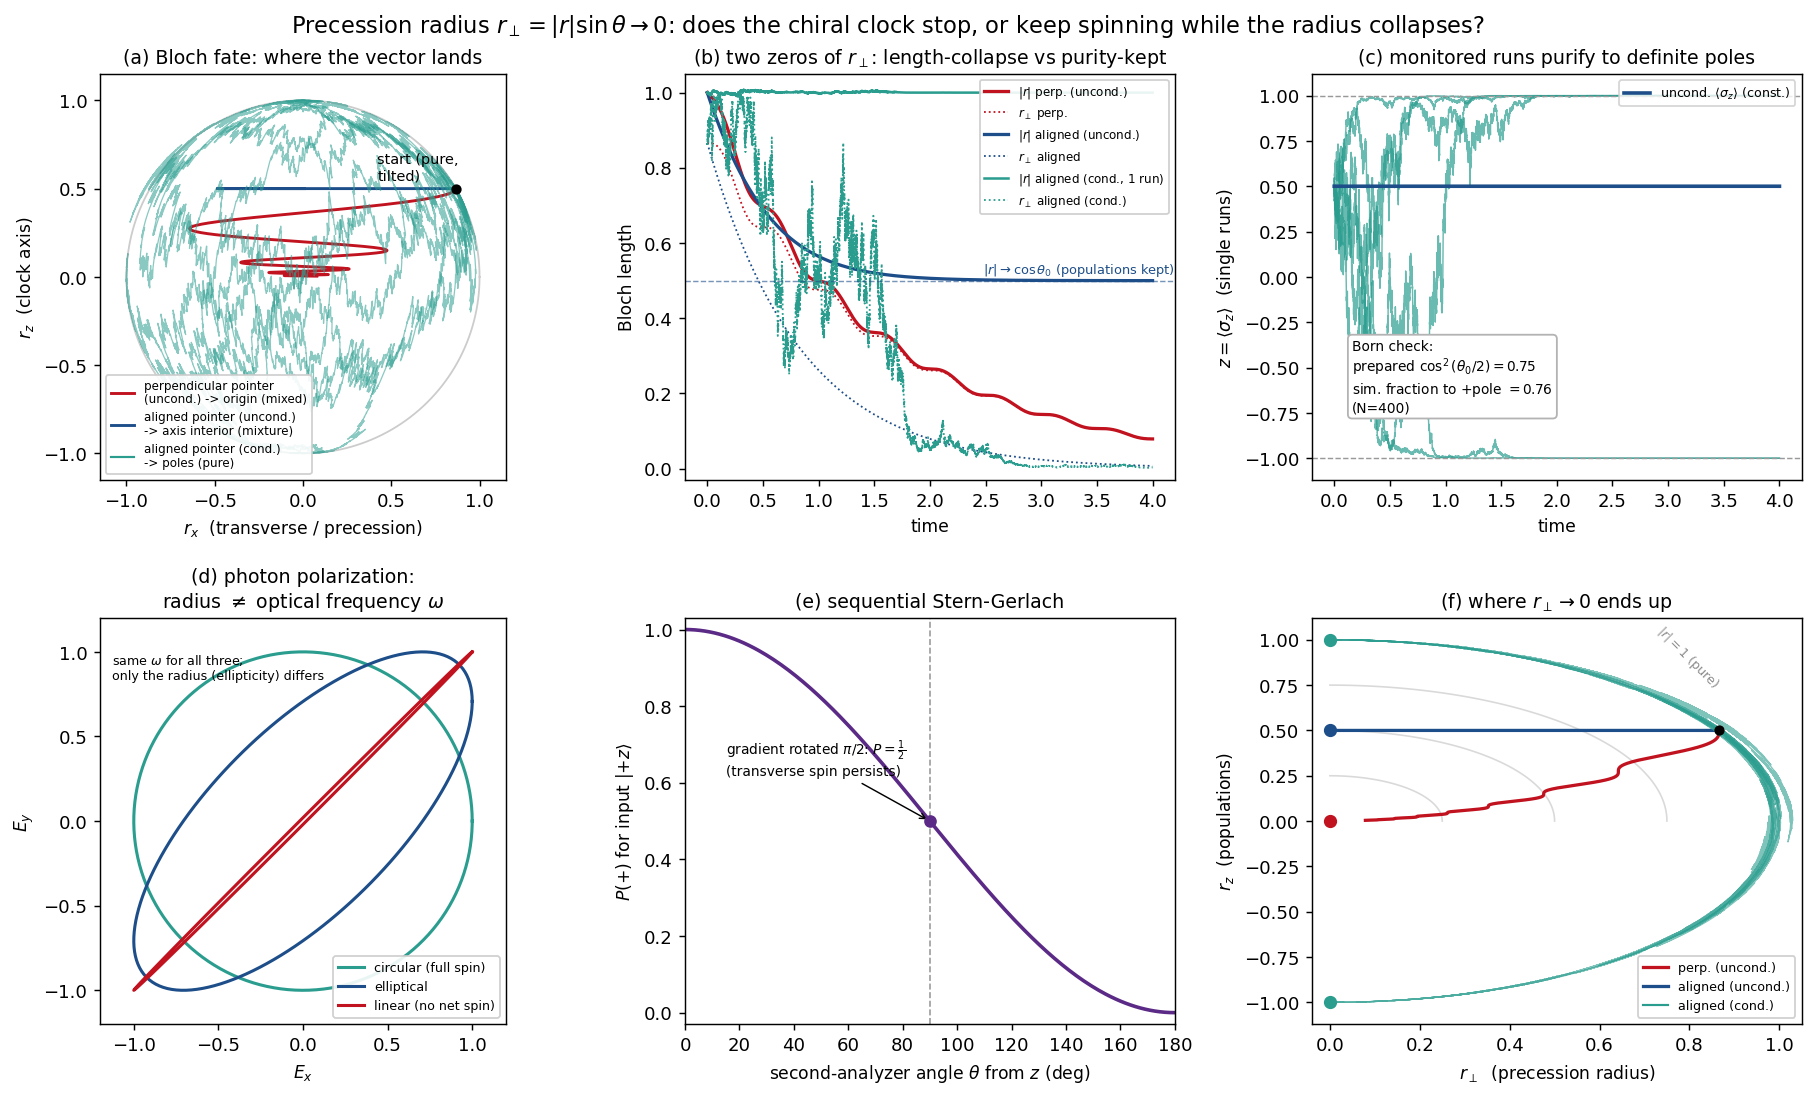

Generate this figure with Python:
#!/usr/bin/env python3
"""
precession_radius_two_zeros.py
==============================
Exploratory figure for the Appendix-D discussion (John Bramble + Claude, 2026-06-29).

Question on the table:  when the *precession radius* r_perp = |r| sin(theta) goes to
zero, has the chiral clock STOPPED, or is it still spinning while the radius collapses?

Key idea: r_perp -> 0 has THREE physically distinct causes, and the projected
(transverse) signal alone cannot tell them apart:

  (P) PERPENDICULAR pointer (Appendix D as written): dephasing axis (sigma_x) is
      PERPENDICULAR to the clock axis (sigma_z). Measurement and clock fight; the
      unconditional Bloch vector spirals to the ORIGIN -> maximally mixed. |r|->0.
      ("length collapse" -- the bad zero.)

  (A) ALIGNED pointer, UNCONDITIONAL: dephasing along the clock axis (sigma_z).
      Transverse coherence dies but the populations (z) survive -> the vector lands
      on the axis at an INTERIOR point (0,0,cos theta0): a classical MIXTURE of the
      two pointer states with the prepared (Born-like) weights. |r|->cos theta0.

  (A') ALIGNED pointer, CONDITIONAL (monitored single run): each trajectory PURIFIES
      to a pole (0,0,+/-1) -- a definite, full-length pointer; the clock phase keeps
      advancing until it localizes. Fraction to +pole = cos^2(theta0/2) = Born.
      ("tilt onto axis at preserved purity" -- the good zero, your picture.)

Born is IMPORTED here (it is built into the standard measurement unraveling), not
derived -- consistent with the framework's Horn-2 / quantum-equilibrium concession
(dispute-001).  This figure is about GEOMETRY/MECHANISM, not a Born derivation.

Plus two physical anchors the persistence-of-spin intuition rests on:
  - circular polarization of light: radius (ellipticity) and spin-rate (optical
    frequency) are independent knobs -- a line and a circle spin at the same omega.
  - sequential Stern-Gerlach: |+z> through an analyzer at angle theta gives
    P(+) = cos^2(theta/2); at pi/2 it is 1/2 -- the transverse spin PERSISTS.

numpy + matplotlib only.  Deterministic seed so the run is reproducible.
"""

import numpy as np
import matplotlib.pyplot as plt
from matplotlib.gridspec import GridSpec

rng = np.random.default_rng(7)

# ----------------------------------------------------------------------
# parameters
# ----------------------------------------------------------------------
Omega   = 2.0 * np.pi        # clock (precession) rate: 1 turn per unit time
gamma   = 0.6                # dephasing / measurement rate
theta0  = np.pi / 3.0        # initial tilt from the clock axis (z); cos^2(15deg..)
T       = 4.0
dt      = 2.0e-4
nsteps  = int(T / dt)
t       = np.linspace(0.0, T, nsteps + 1)

p_plus_born = np.cos(theta0 / 2.0) ** 2   # = 0.75 for theta0 = pi/3
r0 = np.array([np.sin(theta0), 0.0, np.cos(theta0)])   # pure, tilted in x-z plane

# ----------------------------------------------------------------------
# (P) perpendicular pointer, unconditional Bloch ODE
#     xdot=-Om y ;  ydot= Om x -2g y ;  zdot=-2g z   (L = sqrt(g) sigma_x)
# (A) aligned pointer, unconditional Bloch ODE
#     xdot=-Om y -2g x ; ydot= Om x -2g y ; zdot=0   (L = sqrt(g) sigma_z)
# ----------------------------------------------------------------------
def integrate_bloch(r0, mode):
    r = np.empty((nsteps + 1, 3)); r[0] = r0
    x, y, z = r0
    for k in range(nsteps):
        if mode == "perp":
            dx = -Omega * y
            dy =  Omega * x - 2 * gamma * y
            dz = -2 * gamma * z
        else:  # aligned
            dx = -Omega * y - 2 * gamma * x
            dy =  Omega * x - 2 * gamma * y
            dz =  0.0
        x += dx * dt; y += dy * dt; z += dz * dt
        r[k + 1] = (x, y, z)
    return r

r_perp_uncond = integrate_bloch(r0, "perp")
r_align_uncond = integrate_bloch(r0, "aligned")

# ----------------------------------------------------------------------
# (A') aligned pointer, CONDITIONAL: diffusive homodyne measurement of sigma_z,
#      c = sqrt(g) sigma_z, H = (Om/2) sigma_z, efficiency 1.  The Ito SME reduces
#      EXACTLY to the pure-state Bloch SDE below (derived from H[c]rho in Bloch
#      coords); these coefficients preserve |r|=1 analytically for eta=1:
#          dx = (-Om y - 2g x) dt   - 2 sqrt(g) z x dW
#          dy = ( Om x - 2g y) dt   - 2 sqrt(g) z y dW
#          dz = ( 0 )          dt   + 2 sqrt(g) (1 - z^2) dW
#      Ensemble-averaging (E[dW]=0) returns the aligned-unconditional ODE, and the
#      split fraction to the +pole is cos^2(theta0/2) = Born.  Vectorized over the
#      whole ensemble at once.
# ----------------------------------------------------------------------
n_ens  = 400
n_show = 6
s2g = 2.0 * np.sqrt(gamma)

X = np.full(n_ens, r0[0]); Y = np.full(n_ens, r0[1]); Z = np.full(n_ens, r0[2])
Xh = np.empty((nsteps + 1, n_show)); Yh = np.empty((nsteps + 1, n_show)); Zh = np.empty((nsteps + 1, n_show))
Xh[0] = X[:n_show]; Yh[0] = Y[:n_show]; Zh[0] = Z[:n_show]
for k in range(nsteps):
    dW = rng.normal(0.0, np.sqrt(dt), n_ens)
    ax_ = (-Omega * Y - 2 * gamma * X); bx_ = -s2g * Z * X
    ay_ = ( Omega * X - 2 * gamma * Y); by_ = -s2g * Z * Y
    az_ = 0.0;                          bz_ =  s2g * (1.0 - Z * Z)
    X = X + ax_ * dt + bx_ * dW
    Y = Y + ay_ * dt + by_ * dW
    Z = Z + az_ * dt + bz_ * dW
    Xh[k + 1] = X[:n_show]; Yh[k + 1] = Y[:n_show]; Zh[k + 1] = Z[:n_show]
traj = np.stack([Xh, Yh, Zh], axis=-1).transpose(1, 0, 2)   # (n_show, nsteps+1, 3)
final_z = Z
frac_plus = float(np.mean(final_z > 0.0))

# helpers
def Rlen(r): return np.linalg.norm(r, axis=-1)
def Rperp(r): return np.hypot(r[..., 0], r[..., 1])

# ----------------------------------------------------------------------
# FIGURE
# ----------------------------------------------------------------------
plt.rcParams.update({"font.size": 10, "axes.titlesize": 10.5,
                     "axes.labelsize": 9.5, "figure.dpi": 130})
fig = plt.figure(figsize=(14.5, 8.6))
gs = GridSpec(2, 3, figure=fig, hspace=0.34, wspace=0.28,
              left=0.06, right=0.985, top=0.92, bottom=0.07)

C_PERP, C_AUNC, C_ACON = "#c1121f", "#1d4e89", "#2a9d8f"

# (a) Bloch x-z projection: the two unconditional fates
ax = fig.add_subplot(gs[0, 0])
th = np.linspace(0, 2 * np.pi, 200)
ax.plot(np.cos(th), np.sin(th), color="0.8", lw=1)
ax.plot(r_perp_uncond[:, 0], r_perp_uncond[:, 2], color=C_PERP, lw=1.6,
        label="perpendicular pointer\n(uncond.) -> origin (mixed)")
ax.plot(r_align_uncond[:, 0], r_align_uncond[:, 2], color=C_AUNC, lw=1.6,
        label="aligned pointer (uncond.)\n-> axis interior (mixture)")
for j in range(n_show):
    ax.plot(traj[j, :, 0], traj[j, :, 2], color=C_ACON, lw=0.7, alpha=0.55)
ax.plot([], [], color=C_ACON, lw=1.2, label="aligned pointer (cond.)\n-> poles (pure)")
ax.scatter([0], [r0[2]], s=0); ax.scatter([r0[0]], [r0[2]], color="k", s=22, zorder=5)
ax.annotate("start (pure,\ntilted)", (r0[0], r0[2]), (0.42, 0.55),
            fontsize=8, ha="left")
ax.set_aspect("equal"); ax.set_xlim(-1.15, 1.15); ax.set_ylim(-1.15, 1.15)
ax.set_xlabel(r"$r_x$  (transverse / precession)"); ax.set_ylabel(r"$r_z$  (clock axis)")
ax.set_title("(a) Bloch fate: where the vector lands")
ax.legend(fontsize=6.6, loc="lower left", framealpha=0.9)

# (b) the two zeros: |r| (purity) and r_perp vs time
ax = fig.add_subplot(gs[0, 1])
ax.plot(t, Rlen(r_perp_uncond), color=C_PERP, lw=1.8, label=r"$|r|$ perp. (uncond.)")
ax.plot(t, Rperp(r_perp_uncond), color=C_PERP, lw=1.0, ls=":", label=r"$r_\perp$ perp.")
ax.plot(t, Rlen(r_align_uncond), color=C_AUNC, lw=1.8, label=r"$|r|$ aligned (uncond.)")
ax.plot(t, Rperp(r_align_uncond), color=C_AUNC, lw=1.0, ls=":", label=r"$r_\perp$ aligned")
ax.plot(t, Rlen(traj[0]), color=C_ACON, lw=1.4, label=r"$|r|$ aligned (cond., 1 run)")
ax.plot(t, Rperp(traj[0]), color=C_ACON, lw=1.0, ls=":", label=r"$r_\perp$ aligned (cond.)")
ax.axhline(np.cos(theta0), color=C_AUNC, lw=0.8, ls="--", alpha=0.6)
ax.text(T * 0.62, np.cos(theta0) + 0.02, r"$|r|\to\cos\theta_0$ (populations kept)",
        color=C_AUNC, fontsize=7.2)
ax.set_xlabel("time"); ax.set_ylabel("Bloch length")
ax.set_ylim(-0.03, 1.05)
ax.set_title("(b) two zeros of $r_\\perp$: length-collapse vs purity-kept")
ax.legend(fontsize=6.6, ncol=1, loc="upper right", framealpha=0.9)

# (c) conditional z(t): single outcomes + Born split
ax = fig.add_subplot(gs[0, 2])
for j in range(n_show):
    ax.plot(t, traj[j, :, 2], color=C_ACON, lw=0.8, alpha=0.7)
ax.plot(t, r_align_uncond[:, 2], color=C_AUNC, lw=2.0,
        label=r"uncond. $\langle\sigma_z\rangle$ (const.)")
ax.axhline(1, color="0.6", lw=0.8, ls="--"); ax.axhline(-1, color="0.6", lw=0.8, ls="--")
ax.set_xlabel("time"); ax.set_ylabel(r"$z = \langle\sigma_z\rangle$  (single runs)")
ax.set_ylim(-1.12, 1.12)
ax.set_title("(c) monitored runs purify to definite poles")
ax.text(0.04 * T, -0.55,
        f"Born check:\nprepared $\\cos^2(\\theta_0/2)={p_plus_born:.2f}$\n"
        f"sim. fraction to +pole $={frac_plus:.2f}$\n(N={n_ens})",
        fontsize=7.6, va="center",
        bbox=dict(boxstyle="round", fc="white", ec="0.7"))
ax.legend(fontsize=7, loc="upper right")

# (d) circular polarization: radius and spin-rate are independent
ax = fig.add_subplot(gs[1, 0])
tt = np.linspace(0, 2 * np.pi, 300)
for delta, lab, col in [(np.pi / 2, "circular (full spin)", C_ACON),
                        (np.pi / 4, "elliptical", C_AUNC),
                        (0.02, "linear (no net spin)", C_PERP)]:
    Ex = np.cos(tt); Ey = np.cos(tt - delta)
    ax.plot(Ex, Ey, color=col, lw=1.7, label=lab)
ax.set_aspect("equal"); ax.set_xlim(-1.2, 1.2); ax.set_ylim(-1.2, 1.2)
ax.set_xlabel(r"$E_x$"); ax.set_ylabel(r"$E_y$")
ax.set_title("(d) photon polarization:\nradius $\\neq$ optical frequency $\\omega$")
ax.legend(fontsize=7, loc="lower right", framealpha=0.9)
ax.text(-1.13, 1.0, "same $\\omega$ for all three;\nonly the radius (ellipticity) differs",
        fontsize=7, va="top")

# (e) sequential Stern-Gerlach: P(+) = cos^2(theta/2)
ax = fig.add_subplot(gs[1, 1])
ang = np.linspace(0, np.pi, 200)
ax.plot(np.degrees(ang), np.cos(ang / 2) ** 2, color="#5b2a86", lw=2)
ax.axvline(90, color="0.6", lw=0.9, ls="--")
ax.scatter([90], [0.5], color="#5b2a86", zorder=5)
ax.annotate(r"gradient rotated $\pi/2$: $P=\frac{1}{2}$"
            "\n(transverse spin persists)",
            (90, 0.5), (15, 0.62), fontsize=7.6,
            arrowprops=dict(arrowstyle="->", lw=0.8))
ax.set_xlabel(r"second-analyzer angle $\theta$ from $z$ (deg)")
ax.set_ylabel(r"$P(+)$ for input $|{+}z\rangle$")
ax.set_xlim(0, 180); ax.set_ylim(-0.03, 1.03)
ax.set_title("(e) sequential Stern-Gerlach")

# (f) discriminator: the (r_perp, r_z) plane with purity contours
ax = fig.add_subplot(gs[1, 2])
for rr in (0.25, 0.5, 0.75, 1.0):
    a = np.linspace(0, np.pi / 2, 80)
    ax.plot(rr * np.sin(a), rr * np.cos(a), color="0.85", lw=0.9)
ax.text(0.72, 0.74, r"$|r|=1$ (pure)", color="0.55", fontsize=7, rotation=-45)
ax.plot(Rperp(r_perp_uncond), r_perp_uncond[:, 2], color=C_PERP, lw=1.8,
        label="perp. (uncond.)")
ax.plot(Rperp(r_align_uncond), r_align_uncond[:, 2], color=C_AUNC, lw=1.8,
        label="aligned (uncond.)")
for j in range(n_show):
    ax.plot(Rperp(traj[j]), traj[j, :, 2], color=C_ACON, lw=0.7, alpha=0.6)
ax.plot([], [], color=C_ACON, lw=1.2, label="aligned (cond.)")
ax.scatter([0], [0], color=C_PERP, s=40, zorder=6)
ax.scatter([0], [np.cos(theta0)], color=C_AUNC, s=40, zorder=6)
ax.scatter([0, 0], [1, -1], color=C_ACON, s=40, zorder=6)
ax.scatter([Rperp(r0)], [r0[2]], color="k", s=22, zorder=6)
ax.set_xlabel(r"$r_\perp$  (precession radius)"); ax.set_ylabel(r"$r_z$  (populations)")
ax.set_xlim(-0.04, 1.05); ax.set_ylim(-1.12, 1.12)
ax.set_title("(f) where $r_\\perp\\to0$ ends up")
ax.legend(fontsize=7, loc="lower right", framealpha=0.9)

fig.suptitle("Precession radius $r_\\perp=|r|\\sin\\theta\\to0$: does the chiral clock stop, "
             "or keep spinning while the radius collapses?", fontsize=12.5, y=0.975)

out = "precession_radius_two_zeros.png"
fig.savefig(out, bbox_inches="tight")
print("wrote", out)
print(f"Born check: prepared cos^2(theta0/2) = {p_plus_born:.4f}; "
      f"sim fraction to +pole = {frac_plus:.4f} (N={n_ens})")
print(f"perp uncond final |r|   = {Rlen(r_perp_uncond)[-1]:.4f}  (-> 0, mixed)")
print(f"aligned uncond final |r| = {Rlen(r_align_uncond)[-1]:.4f}  (= cos theta0 = {np.cos(theta0):.4f})")
print(f"aligned cond  mean final |r| = {np.mean([Rlen(traj[j])[-1] for j in range(n_show)]):.4f}  (-> 1, pure)")
